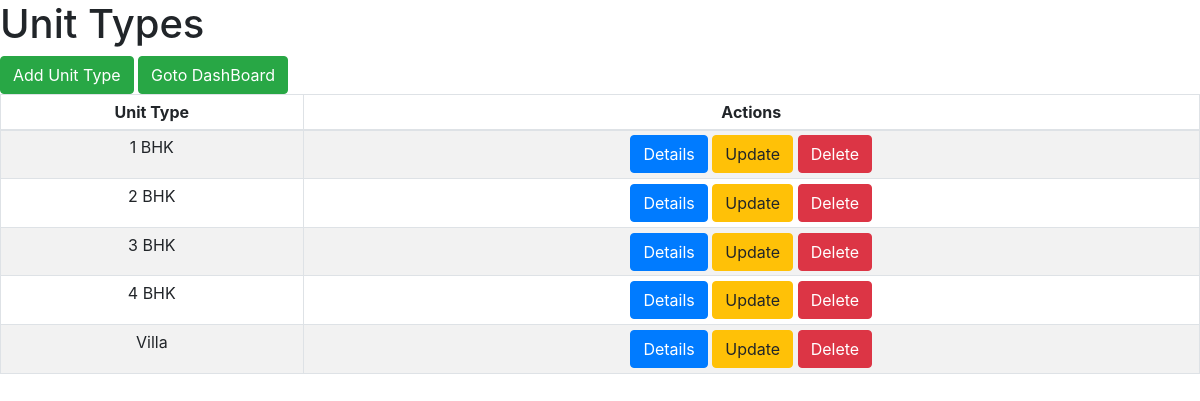
The app's page /unittypelist/ with its own data.
### customerapp/models.py (models this page shows, shortened)
class UnitType(models.Model):
    name=models.CharField(max_length=64)

### customerapp/views.py (the view)
# urls.py: url(r'^unittypelist/', views.UnitTypeListView.as_view(),name='unittype'),
class UnitTypeListView(ListView):
    model=UnitType

### templates/customerapp/unittype_list.html
<!DOCTYPE html>
{%extends 'customerapp/base.html'%}
{%block content%}
  <h1>Unit Types</h1>
  <a class="btn btn-success" href="/createunittype">Add Unit Type</a>
  <a class="btn btn-success" href="/">Goto DashBoard</a>
  <table class="table table-hover table table-striped table table-bordered table table-sm">
    <thead align='center'>
      <th>Unit Type</th>
      <th>Actions</th>
    </thead>
      {%for unittype in unittype_list%}
    <tr align='center'>
      <td>{{unittype.name}}</td>
      <td><a class="btn btn-primary" href="/unittypedetails/{{unittype.id}}">Details</a> <a class="btn btn-warning" href="/updateunittype/{{unittype.id}}">Update</a> <a class="btn btn-danger" href="/deleteunittype/{{unittype.id}}">Delete</a></td>
    </tr>
      {%endfor%}
  </table>
{%endblock%}

### records on screen
UnitType: name "1 BHK"
UnitType: name "2 BHK"
UnitType: name "3 BHK"
UnitType: name "4 BHK"
UnitType: name "Villa"
